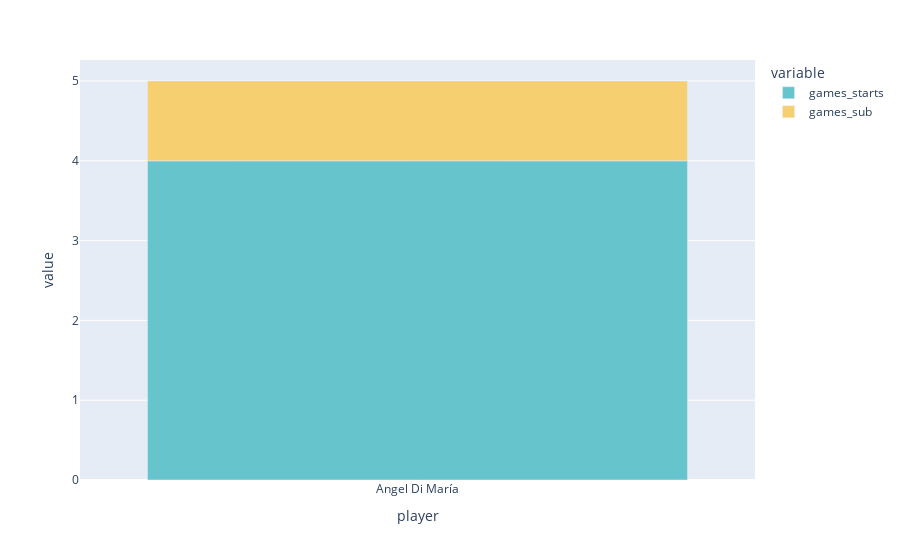

Notebook code for this chart:
### Code cell
px.bar(df_player, x = 'player', y =['games_starts', 'games_sub'],  color_discrete_sequence=px.colors.qualitative.Pastel)

### Figure 1 — Plotly figure (JSON) as saved in the notebook; plotly's stock layout.template omitted (floating-point values rounded to 4 significant figures)
{"data": [{"alignmentgroup": "True", "hovertemplate": "variable=games_starts<br>player=%{x}<br>value=%{y}<extra></extra>", "legendgroup": "games_starts", "marker": {"color": "rgb(102, 197, 204)", "pattern": {"shape": ""}}, "name": "games_starts", "offsetgroup": "games_starts", "orientation": "v", "showlegend": true, "textposition": "auto", "type": "bar", "x": ["Angel Di María"], "xaxis": "x", "y": [4], "yaxis": "y"}, {"alignmentgroup": "True", "hovertemplate": "variable=games_sub<br>player=%{x}<br>value=%{y}<extra></extra>", "legendgroup": "games_sub", "marker": {"color": "rgb(246, 207, 113)", "pattern": {"shape": ""}}, "name": "games_sub", "offsetgroup": "games_sub", "orientation": "v", "showlegend": true, "textposition": "auto", "type": "bar", "x": ["Angel Di María"], "xaxis": "x", "y": [1], "yaxis": "y"}], "layout": {"barmode": "relative", "legend": {"title": {"text": "variable"}, "tracegroupgap": 0}, "margin": {"t": 60}, "xaxis": {"anchor": "y", "domain": [0, 1], "title": {"text": "player"}}, "yaxis": {"anchor": "x", "domain": [0, 1], "title": {"text": "value"}}}}
